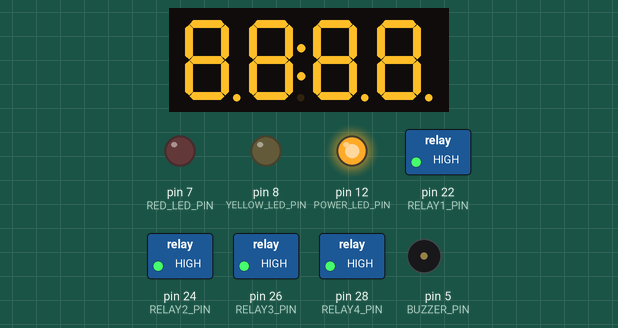
A sketch run on a simulated Arduino Mega 2560, built with avr-gcc and run on an emulated ATmega2560. Parts: 4-digit seven-segment display, switched loads named in the sketch (green lamp = pin HIGH), output pins drawn as LEDs (lit = HIGH), buzzer (waves = sounding, pin HIGH). The audio player accepts every command and is not drawn; what the sketch prints to the serial monitor is not drawn.

Above: at 2.1 s.
At 16.4 s:
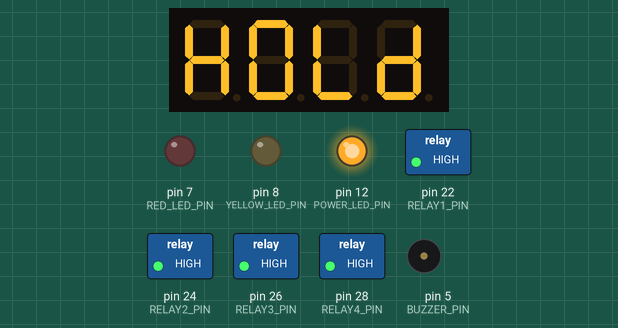
At 18.4 s:
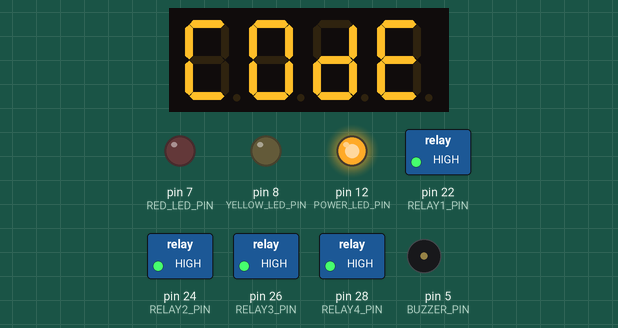
At 22.4 s:
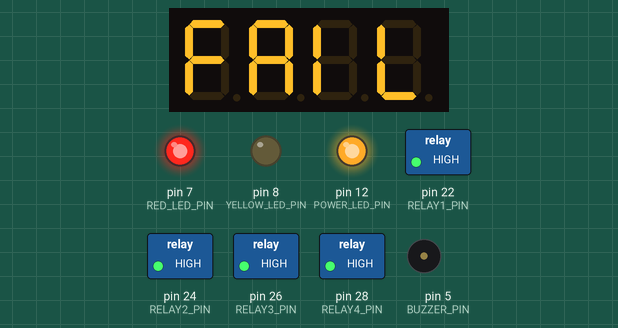
At 23.4 s:
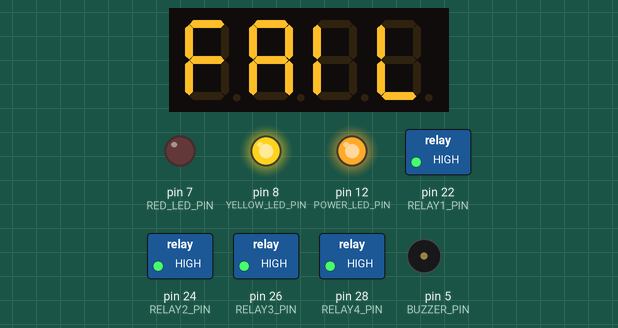
At 29.2 s:
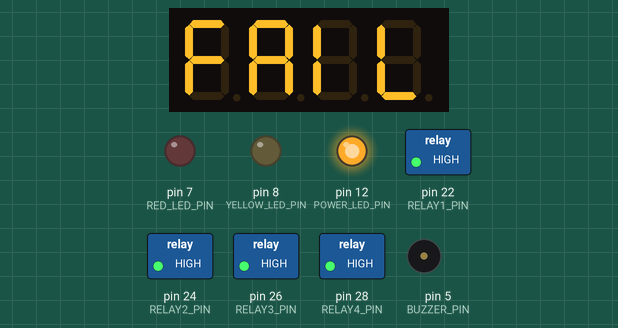
Timing chart, 0 to 30.7 s (numbered marks = the images above):
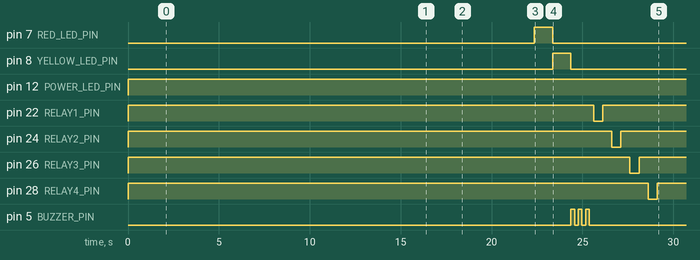

The sketch:

Hardware_Test.ino
```cpp
/*
 * HARDWARE TEST SCRIPT
 * ====================
 *
 * Testet alle Komponenten einzeln:
 * - MP3-Player: Spielt alle Sounds 001-009 nacheinander ab
 * - Display: Testet verschiedene Anzeigen
 * - LEDs: Testet alle LEDs
 * - Relais: Testet alle Relais
 * - Summer: Testet Summer
 *
 * Verwende Serial Monitor (9600 baud) für Status-Meldungen
 */

#include <SoftwareSerial.h>
#include <DFPlayerMini_Fast.h>
#include <TM1637Display.h>

// ============== PIN DEFINITIONEN ==============
#define MP3_RX          10
#define MP3_TX          11
#define DISPLAY_CLK     2
#define DISPLAY_DIO     3
#define RED_LED_PIN     7
#define YELLOW_LED_PIN  8
#define POWER_LED_PIN   12
#define BUZZER_PIN      5
#define RELAY1_PIN      22
#define RELAY2_PIN      24
#define RELAY3_PIN      26
#define RELAY4_PIN      28

// ============== OBJEKTE ==============
SoftwareSerial mp3Serial(MP3_RX, MP3_TX);
DFPlayerMini_Fast mp3Player;
TM1637Display display(DISPLAY_CLK, DISPLAY_DIO);

void setup() {
  Serial.begin(9600);
  Serial.println("=== HARDWARE TEST GESTARTET ===");
  Serial.println("Teste alle Komponenten einzeln...");
  Serial.println();

  // ============== PINS INITIALISIEREN ==============
  pinMode(RED_LED_PIN, OUTPUT);
  pinMode(YELLOW_LED_PIN, OUTPUT);
  pinMode(POWER_LED_PIN, OUTPUT);
  pinMode(BUZZER_PIN, OUTPUT);
  pinMode(RELAY1_PIN, OUTPUT);
  pinMode(RELAY2_PIN, OUTPUT);
  pinMode(RELAY3_PIN, OUTPUT);
  pinMode(RELAY4_PIN, OUTPUT);

  // Alles initial ausschalten
  digitalWrite(RED_LED_PIN, LOW);
  digitalWrite(YELLOW_LED_PIN, LOW);
  digitalWrite(BUZZER_PIN, LOW);
  digitalWrite(POWER_LED_PIN, HIGH);  // Power-LED AN
  digitalWrite(RELAY1_PIN, HIGH);     // Relais AUS (HIGH = OFF)
  digitalWrite(RELAY2_PIN, HIGH);
  digitalWrite(RELAY3_PIN, HIGH);
  digitalWrite(RELAY4_PIN, HIGH);

  Serial.println("✅ Pins initialisiert");
  delay(1000);

  // ============== POWER-LED TEST ==============
  Serial.println("\n🔋 POWER-LED TEST");
  if (digitalRead(POWER_LED_PIN) == HIGH) {
    Serial.println("✅ Power-LED leuchtet");
  } else {
    Serial.println("❌ Power-LED Problem!");
  }
  delay(1000);

  // ============== DISPLAY TEST ==============
  Serial.println("\n📺 DISPLAY TEST");
  Serial.println("Teste TM1637 Display...");

  display.setBrightness(0x0f);  // Hellste Stufe

  // Test 1: Alle Segmente an
  Serial.println("Test 1: Alle Segmente AN");
  uint8_t allOn[] = {0xFF, 0xFF, 0xFF, 0xFF};
  display.setSegments(allOn);
  delay(2000);

  // Test 2: Alle Segmente aus
  Serial.println("Test 2: Alle Segmente AUS");
  uint8_t allOff[] = {0x00, 0x00, 0x00, 0x00};
  display.setSegments(allOff);
  delay(2000);

  // Test 3: Zahlen 0-9
  Serial.println("Test 3: Zahlen 0000-9999");
  for (int i = 0; i <= 9999; i += 1111) {
    Serial.println("Zeige: " + String(i));
    display.showNumberDec(i, true);  // Mit führenden Nullen
    delay(1000);
  }

  // Test 4: Spezielle Anzeigen
  Serial.println("Test 4: Spezielle Anzeigen");

  // HOLD
  Serial.println("Zeige: HOLD");
  uint8_t holdData[] = {0x76, 0x3f, 0x38, 0x5e}; // H-O-L-d
  display.setSegments(holdData);
  delay(2000);

  // CODE
  Serial.println("Zeige: CODE");
  uint8_t codeData[] = {0x39, 0x3f, 0x5e, 0x79}; // C-O-d-E
  display.setSegments(codeData);
  delay(2000);

  // FAIL
  Serial.println("Zeige: FAIL");
  uint8_t failData[] = {0x71, 0x77, 0x30, 0x38}; // F-A-I-L
  display.setSegments(failData);
  delay(2000);

  Serial.println("✅ Display-Tests abgeschlossen");

  // ============== LED TEST ==============
  Serial.println("\n💡 LED TEST");

  Serial.println("Teste Rote LED...");
  digitalWrite(RED_LED_PIN, HIGH);
  delay(1000);
  digitalWrite(RED_LED_PIN, LOW);

  Serial.println("Teste Gelbe LED...");
  digitalWrite(YELLOW_LED_PIN, HIGH);
  delay(1000);
  digitalWrite(YELLOW_LED_PIN, LOW);

  Serial.println("✅ LED-Tests abgeschlossen");

  // ============== SUMMER TEST ==============
  Serial.println("\n🔊 SUMMER TEST");
  Serial.println("Teste Summer (3x kurz)...");
  for (int i = 0; i < 3; i++) {
    digitalWrite(BUZZER_PIN, HIGH);
    delay(200);
    digitalWrite(BUZZER_PIN, LOW);
    delay(200);
  }
  Serial.println("✅ Summer-Test abgeschlossen");

  // ============== RELAIS TEST ==============
  Serial.println("\n🔌 RELAIS TEST");
  Serial.println("Teste alle 4 Relais (je 500ms)...");

  Serial.println("Relais 1 (Pin 22)...");
  digitalWrite(RELAY1_PIN, LOW);  // AN
  delay(500);
  digitalWrite(RELAY1_PIN, HIGH); // AUS
  delay(500);

  Serial.println("Relais 2 (Pin 24)...");
  digitalWrite(RELAY2_PIN, LOW);
  delay(500);
  digitalWrite(RELAY2_PIN, HIGH);
  delay(500);

  Serial.println("Relais 3 (Pin 26)...");
  digitalWrite(RELAY3_PIN, LOW);
  delay(500);
  digitalWrite(RELAY3_PIN, HIGH);
  delay(500);

  Serial.println("Relais 4 (Pin 28)...");
  digitalWrite(RELAY4_PIN, LOW);
  delay(500);
  digitalWrite(RELAY4_PIN, HIGH);
  delay(500);

  Serial.println("✅ Relais-Tests abgeschlossen");

  // ============== MP3 PLAYER INITIALISIERUNG ==============
  Serial.println("\n🎵 MP3-PLAYER TEST");
  Serial.println("Initialisiere DFPlayer Mini...");

  mp3Serial.begin(9600);
  delay(1000);

  if (mp3Player.begin(mp3Serial)) {
    Serial.println("✅ MP3-Player erfolgreich initialisiert");
    mp3Player.volume(20);  // Lautstärke 0-30
    delay(500);

    // Teste alle Sounds 001-009
    Serial.println("\n🔊 TESTE ALLE SOUNDS 001-009");
    Serial.println("Jeder Sound wird bis zum Ende abgespielt...");
    Serial.println();

    for (int soundNum = 1; soundNum <= 9; soundNum++) {
      Serial.println("=== SPIELE SOUND " + String(soundNum, DEC) + " ===");
      Serial.println("Datei: " + String(soundNum, DEC).substring(0,3) + ".mp3");

      mp3Player.play(soundNum);

      // Warte bis Sound zu Ende ist
      Serial.println("Warte bis Sound zu Ende ist...");
      delay(1000);  // Kurz warten bis Sound startet

      // Prüfe ob Sound läuft und warte
      bool soundPlaying = true;
      int checkCount = 0;
      while (soundPlaying && checkCount < 60) { // Max 30 Sekunden
        delay(500);
        checkCount++;

        // Zeige Progress
        if (checkCount % 4 == 0) {
          Serial.println("Sound " + String(soundNum) + " läuft... (" + String(checkCount/2) + "s)");
        }

        // Nach 30 Sekunden automatisch stoppen
        if (checkCount >= 60) {
          Serial.println("Sound-Timeout erreicht (30s)");
          soundPlaying = false;
        }
      }

      Serial.println("✅ Sound " + String(soundNum) + " beendet");
      Serial.println();

      delay(1000); // Pause zwischen Sounds
    }

    Serial.println("🎉 ALLE SOUNDS GETESTET!");

  } else {
    Serial.println("❌ MP3-Player FEHLER!");
    Serial.println("Prüfe:");
    Serial.println("- SD-Karte eingesteckt?");
    Serial.println("- MP3-Dateien 001.mp3-009.mp3 vorhanden?");
    Serial.println("- Verkabelung korrekt?");
    Serial.println("- DFPlayer Mini funktionsfähig?");
  }

  // ============== ZUSAMMENFASSUNG ==============
  Serial.println("\n" + String("=").substring(0,50));
  Serial.println("🏁 HARDWARE-TEST ABGESCHLOSSEN");
  Serial.println(String("=").substring(0,50));
  Serial.println();
  Serial.println("GETESTETE KOMPONENTEN:");
  Serial.println("✅ Power-LED (Pin 12)");
  Serial.println("✅ Display TM1637 (Pin 2/3)");
  Serial.println("✅ Rote LED (Pin 7)");
  Serial.println("✅ Gelbe LED (Pin 8)");
  Serial.println("✅ Summer/Buzzer (Pin 5)");
  Serial.println("✅ Relais 1-4 (Pin 22,24,26,28)");
  Serial.println("✅ MP3-Player + alle Sounds");
  Serial.println();
  Serial.println("WENN ETWAS NICHT FUNKTIONIERT:");
  Serial.println("- Verkabelung nach Pinbelegung prüfen");
  Serial.println("- Stromversorgung prüfen");
  Serial.println("- Komponenten einzeln testen");
  Serial.println();
  Serial.println("🔄 Test wiederholen: Arduino neu starten");

  // Final: Display auf HOLD setzen
  display.setSegments(holdData);
}

void loop() {
  // Test läuft nur einmal in setup()
  // Loop ist leer - System steht nach Test still

  // Optional: Power-LED blinken lassen als "Test beendet" Signal
  static unsigned long lastBlink = 0;
  static bool ledState = false;

  if (millis() - lastBlink > 2000) {
    ledState = !ledState;
    digitalWrite(POWER_LED_PIN, ledState ? HIGH : LOW);
    lastBlink = millis();
  }
}

/*
 * ================================================================
 *                      ANLEITUNG
 * ================================================================
 *
 * 1. Dieses Script auf Arduino Mega hochladen
 * 2. Serial Monitor öffnen (9600 baud)
 * 3. Alle Tests werden automatisch durchgeführt
 * 4. Beobachte Serial Monitor für Ergebnisse
 * 5. Prüfe visuell: LEDs, Display, höre Sounds
 *
 * ERWARTETE REIHENFOLGE:
 * ----------------------
 * 1. Power-LED Test
 * 2. Display Test (alle Segmente, Zahlen, HOLD/CODE/FAIL)
 * 3. LED Test (rot, gelb)
 * 4. Summer Test (3x Beep)
 * 5. Relais Test (alle 4 nacheinander)
 * 6. MP3 Test (alle Sounds 001-009)
 *
 * BEI PROBLEMEN:
 * -------------
 * - Display zeigt nichts: Pin 2/3 prüfen, 5V/GND prüfen
 * - Kein Sound: SD-Karte, MP3-Dateien, Verkabelung prüfen
 * - LEDs funktionieren nicht: Verkabelung, Vorwiderstände prüfen
 * - Relais schalten nicht: Verkabelung, Relais-Logik prüfen
 *
 * MP3-DATEIEN BENÖTIGT:
 * --------------------
 * 001.mp3, 002.mp3, 003.mp3, 004.mp3, 005.mp3,
 * 006.mp3, 007.mp3, 008.mp3, 009.mp3
 *
 * Alle Dateien müssen im Root-Verzeichnis der SD-Karte sein!
 * ================================================================
 */
```

Measured:
- by itself, pin 7 (RED_LED_PIN): LOW → HIGH at 22.4 s, → LOW 1.0 s later
- by itself, pin 8 (YELLOW_LED_PIN): LOW → HIGH at 23.4 s, → LOW 1.0 s later
- by itself, pin 12 (POWER_LED_PIN): LOW → HIGH at 0.01 s
- by itself, pin 22 (RELAY1_PIN): LOW → HIGH at 0.01 s, → LOW 25.6 s later, → HIGH 0.50 s later
- by itself, pin 24 (RELAY2_PIN): LOW → HIGH at 0.01 s, → LOW 26.6 s later, → HIGH 0.50 s later
- by itself, pin 26 (RELAY3_PIN): LOW → HIGH at 0.01 s, → LOW 27.6 s later, → HIGH 0.50 s later
- by itself, pin 28 (RELAY4_PIN): LOW → HIGH at 0.01 s, → LOW 28.6 s later, → HIGH 0.50 s later
- by itself, pin 5 (BUZZER_PIN): LOW → HIGH at 24.4 s, → LOW 0.20 s later, → HIGH 0.20 s later, → LOW 0.20 s later, … (6 changes in this stretch)
